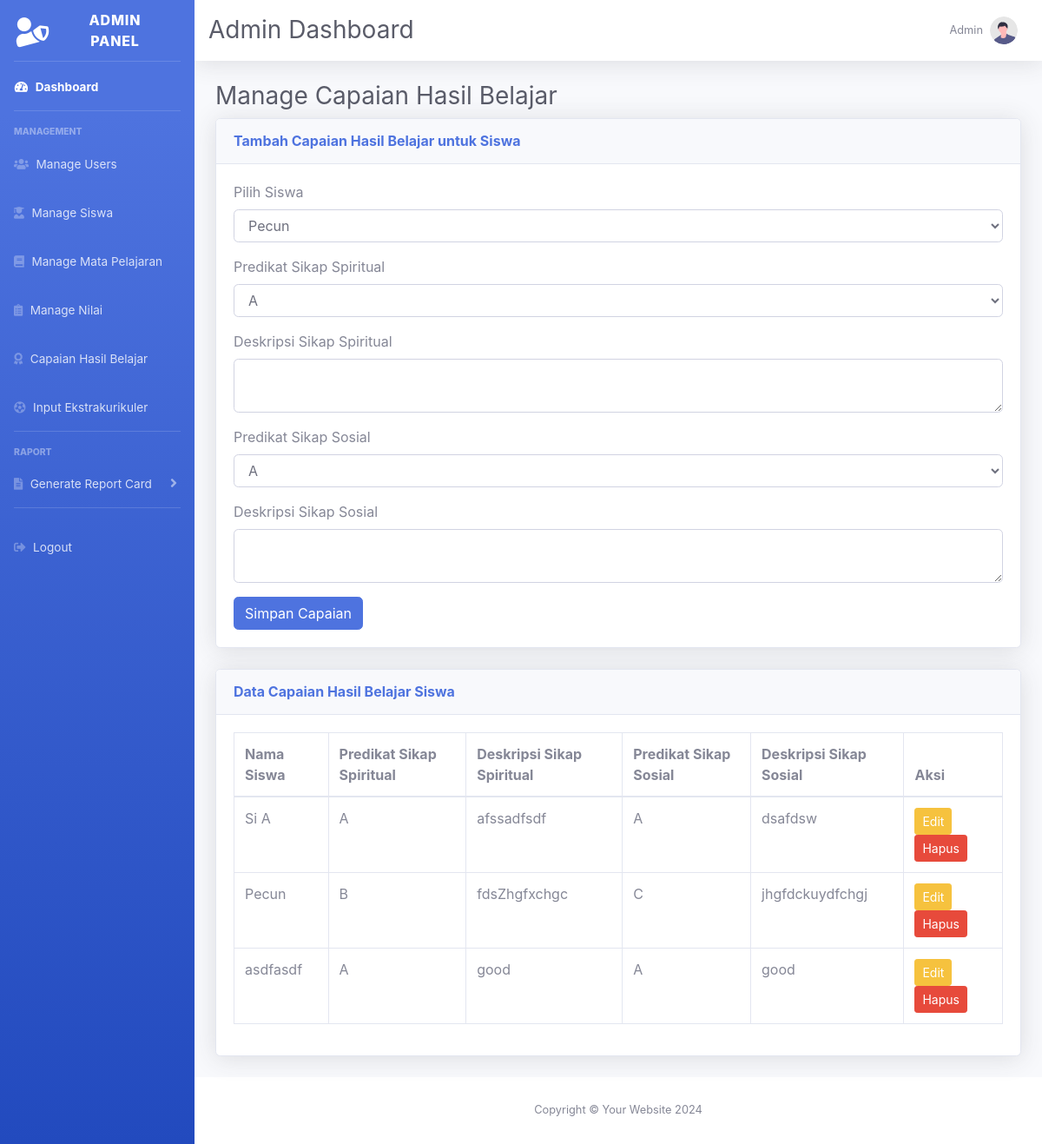
The page /admin/manage_capaian.php (signed in) on the database its author committed.
### tables this page shows
CREATE TABLE `capaian_hasil` (
  `id` int(11) NOT NULL,
  `student_id` int(11) DEFAULT NULL,
  `predikat_spiritual` varchar(2) DEFAULT NULL,
  `deskripsi_spiritual` text DEFAULT NULL,
  `predikat_sosial` varchar(2) DEFAULT NULL,
  `deskripsi_sosial` text DEFAULT NULL
);

CREATE TABLE `students` (
  `id` int(11) NOT NULL,
  `nis` varchar(20) NOT NULL,
  `student_name` varchar(100) NOT NULL,
  `student_class` varchar(50) NOT NULL,
  `gender` enum('Laki-laki','Perempuan') NOT NULL,
  `address` text DEFAULT NULL,
  `father_name` varchar(100) DEFAULT NULL,
  `mother_name` varchar(100) DEFAULT NULL,
  `father_job` varchar(50) NOT NULL,
  `mother_job` varchar(50) NOT NULL,
  `parent_phone` varchar(15) DEFAULT NULL,
  `created_at` timestamp NOT NULL DEFAULT current_timestamp(),
  `place_of_birth` varchar(100) DEFAULT NULL,
  `date_of_birth` date DEFAULT NULL,
  `religion` varchar(50) DEFAULT NULL,
  `previous_education` varchar(100) DEFAULT NULL,
  `student_address` text DEFAULT NULL,
  `parent_address` text DEFAULT NULL,
  `guardian_name` varchar(100) DEFAULT NULL,
  `guardian_job` varchar(100) DEFAULT NULL,
  `guardian_address` text DEFAULT NULL,
  `photo` longblob DEFAULT NULL
);

### admin/manage_capaian.php (the view, shortened to what this page needs)
<?php
include '../db.php';
$students_result = $conn->query("SELECT id, student_name FROM students");
$result = $conn->query("SELECT students.student_name, capaian_hasil.* FROM capaian_hasil JOIN students ON capaian_hasil.student_id = students.id");
$capaian_hasil = [];
if ($result->num_rows > 0) {
    while ($row = $result->fetch_assoc()) {
        $capaian_hasil[] = $row;
    }
}
?>
<!DOCTYPE html>
<html lang="en">
<head>
    <link href="../assets/vendor/fontawesome-free/css/all.min.css" rel="stylesheet" type="text/css">
    <link href="../assets/vendor/bootstrap/css/bootstrap.min.css" rel="stylesheet">
    <link href="../assets/css/sb-admin-2.min.css" rel="stylesheet">
</head>
<body id="page-top">
<div id="wrapper">
    <?php include 'sidebar.php'; ?>
    <div id="content-wrapper" class="d-flex flex-column">
        <div id="content">
            <?php include 'topbar.php'; ?>
            <div class="container-fluid">
                <h1 class="h3 mb-2 text-gray-800">Manage Capaian Hasil Belajar</h1>
                <div class="card shadow mb-4">
                    <div class="card-header py-3">
                        <h6 class="m-0 font-weight-bold text-primary">
                            <?php echo isset($edit_data) ? "Edit Capaian Hasil Belajar" : "Tambah Capaian Hasil Belajar untuk Siswa"; ?>
                        </h6>
                    </div>
                    <div class="card-body">
                        <form method="POST" action="manage_capaian.php">
                            <div class="form-group">
                                <label>Pilih Siswa</label>
                                <select class="form-control" name="student_id" required <?php echo isset($edit_data) ? 'disabled' : ''; ?>>
                                    <?php while ($student = $students_result->fetch_assoc()): ?>
                                        <option value="<?php echo $student['id']; ?>" <?php echo isset($edit_data) && $edit_data['student_id'] == $student['id'] ? 'selected' : ''; ?>>
                                            <?php echo $student['student_name']; ?>
                                        </option>
                                    <?php endwhile; ?>
                                </select>
                            </div>
                            <div class="form-group">
                                <label>Predikat Sikap Spiritual</label>
                                <select class="form-control" name="predikat_spiritual" required>
                                    <option value="A" <?php echo isset($edit_data) && $edit_data['predikat_spiritual'] == 'A' ? 'selected' : ''; ?>>A</option>
                                </select>
                            </div>
                            <div class="form-group">
                                <label>Deskripsi Sikap Spiritual</label>
                                <textarea class="form-control" name="deskripsi_spiritual" required><?php echo isset($edit_data) ? $edit_data['deskripsi_spiritual'] : ''; ?></textarea>
                            </div>
                            <div class="form-group">
                                <label>Predikat Sikap Sosial</label>
                                <select class="form-control" name="predikat_sosial" required>
                                    <option value="A" <?php echo isset($edit_data) && $edit_data['predikat_sosial'] == 'A' ? 'selected' : ''; ?>>A</option>
                                </select>
                            </div>
                            <div class="form-group">
                                <label>Deskripsi Sikap Sosial</label>
                                <textarea class="form-control" name="deskripsi_sosial" required><?php echo isset($edit_data) ? $edit_data['deskripsi_sosial'] : ''; ?></textarea>
                            </div>
                            <button type="submit" class="btn btn-primary"><?php echo isset($edit_data) ? 'Update' : 'Simpan'; ?> Capaian</button>
                        </form>
                    </div>
                </div>
                                <div class="card shadow mb-4">
                    <div class="card-header py-3">
                        <h6 class="m-0 font-weight-bold text-primary">Data Capaian Hasil Belajar Siswa</h6>
                    </div>
                    <div class="card-body">
                        <div class="table-responsive">
                            <table class="table table-bordered" id="dataTable" width="100%" cellspacing="0">
                                <thead>
                                    <tr>
                                        <th>Nama Siswa</th>
                                        <th>Predikat Sikap Spiritual</th>
                                        <th>Deskripsi Sikap Spiritual</th>
                                        <th>Predikat Sikap Sosial</th>
                                        <th>Deskripsi Sikap Sosial</th>
                                        <th>Aksi</th>
                                    </tr>
                                </thead>
                                <tbody>
                                    <?php foreach ($capaian_hasil as $capaian): ?>
                                        <tr>
                                            <td><?php echo $capaian['student_name']; ?></td>
                                            <td><?php echo $capaian['predikat_spiritual']; ?></td>
                                            <td><?php echo $capaian['deskripsi_spiritual']; ?></td>
                                            <td><?php echo $capaian['predikat_sosial']; ?></td>
                                            <td><?php echo $capaian['deskripsi_sosial']; ?></td>
                                            <td>
                                                <a href="manage_capaian.php?edit=<?php echo $capaian['id']; ?>" class="btn btn-sm btn-warning">Edit</a>
                                                <a href="manage_capaian.php?delete=<?php echo $capaian['id']; ?>" class="btn btn-sm btn-danger" onclick="return confirm('Apakah Anda yakin?')">Hapus</a>
                                            </td>
                                        </tr>
                                    <?php endforeach; ?>
                                </tbody>
                            </table>
                        </div>
                    </div>
                </div>
            </div>
        </div>
        <?php include 'footer.php'; ?>
    </div>
</div>
</body>
</html>

### rows shown on the page
capaian_hasil: student.student_name "Si A", predikat_spiritual "A", deskripsi_spiritual "afssadfsdf", predikat_sosial "A", deskripsi_sosial "dsafdsw"
capaian_hasil: student.student_name "Pecun", predikat_spiritual "B", deskripsi_spiritual "fdsZhgfxchgc", predikat_sosial "C", deskripsi_sosial "jhgfdckuydfchgj"
capaian_hasil: student.student_name "asdfasdf", predikat_spiritual "A", deskripsi_spiritual "good", predikat_sosial "A", deskripsi_sosial "good"

### other values the page prints
form field student_id "Pecun"
